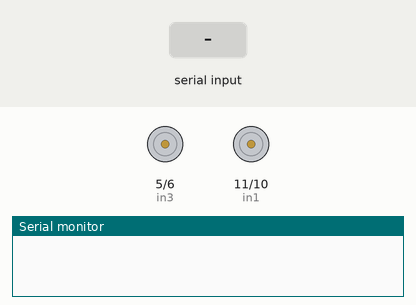
Simulated run of this sketch. Board: Arduino Uno, built with avr-gcc and run on an emulated ATmega328P. Parts: motor-driver pin pairs drawn as motors (green arrow = first pin HIGH = forward, orange = second pin HIGH = backward, longer = more drive), the last lines printed to the serial monitor. The inputs (shaded band) are chosen by the test bench.

Above: at 1.2 s.
1.3 s: "I" received over Serial
At 1.7 s:
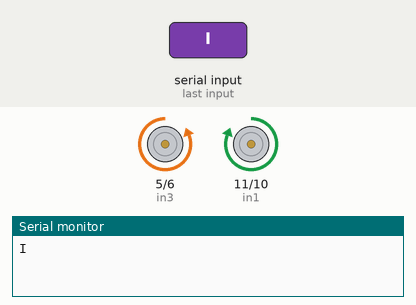
2.8 s: "R" received over Serial
At 4.0 s:
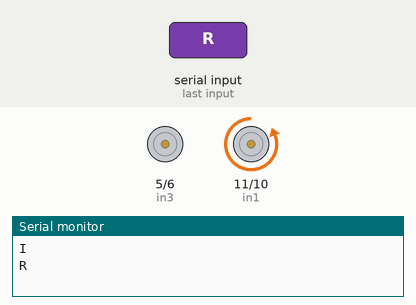
4.3 s: "L" received over Serial
At 5.2 s:
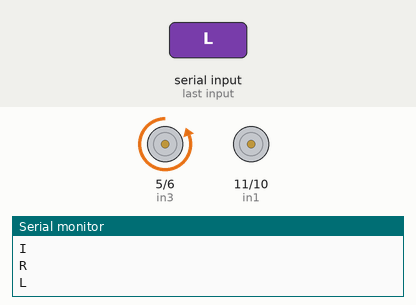
5.8 s: "G" received over Serial
At 6.3 s:
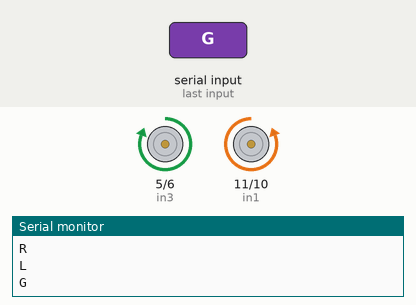
Timing chart, 0 to 8.3 s (numbered marks = the images above; inputs shaded):
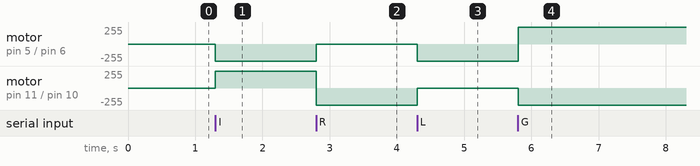

The sketch:

Ornek10-Bluetooth_Yeg-Gen_arabas_.ino
```cpp
//-----------@Author by UlucFurkanVardar
//Appinventor isik adlı proje!!

const int in1 = 11;//SOL
const int in2 = 10;//SOL
const int in3 = 5;
const int in4 = 6;
char tus;

void setup(){
Serial.begin(9600);
pinMode(in1,OUTPUT);
pinMode(in2,OUTPUT);
pinMode(in3,OUTPUT);
pinMode(in4,OUTPUT);

}
void loop(){
  if (Serial.available() > 0) {
  tus = (char)Serial.read();

Serial.println(tus);
if( tus == 'I' ){
digitalWrite(in1, HIGH);
digitalWrite(in2, LOW);
digitalWrite(in3, LOW);
digitalWrite(in4, HIGH);

}
else if( tus == 'R' ){
digitalWrite(in1, LOW);
digitalWrite(in2, HIGH);
digitalWrite(in3, LOW);
digitalWrite(in4, LOW);


}
else if( tus == 'L' ){
digitalWrite(in1, LOW);
digitalWrite(in2, LOW);
digitalWrite(in3, LOW);
digitalWrite(in4, HIGH);


}
else if( tus == 'G' ){
digitalWrite(in1, LOW);
digitalWrite(in2, HIGH);
digitalWrite(in3, HIGH);
digitalWrite(in4, LOW);
}
else if( tus == 'S' ){
 digitalWrite(in1, LOW);
digitalWrite(in2, LOW);
digitalWrite(in3, LOW);
digitalWrite(in4, LOW);
}
else{
  digitalWrite(in1, LOW);
digitalWrite(in2, LOW);
digitalWrite(in3, LOW);
digitalWrite(in4, LOW);
}

}

}

//app inventor Kullanarak uzaktan kumandalı araba yapmamıza yardımcı olan kod.
```

Measured:
- after the input at 1.3 s, motor on pin 5 (in3) / pin 6 (in4): stopped → backward 255/255 at once; motor on pin 11 (in1) / pin 10 (in2): stopped → forward 255/255 at once
- after the input at 2.8 s, motor on pin 5 (in3) / pin 6 (in4): backward 255/255 → stopped at once; motor on pin 11 (in1) / pin 10 (in2): forward 255/255 → backward 255/255 at once
- after the input at 4.3 s, motor on pin 5 (in3) / pin 6 (in4): stopped → backward 255/255 at once; motor on pin 11 (in1) / pin 10 (in2): backward 255/255 → stopped at once
- after the input at 5.8 s, motor on pin 5 (in3) / pin 6 (in4): backward 255/255 → forward 255/255 at once; motor on pin 11 (in1) / pin 10 (in2): stopped → backward 255/255 at once
